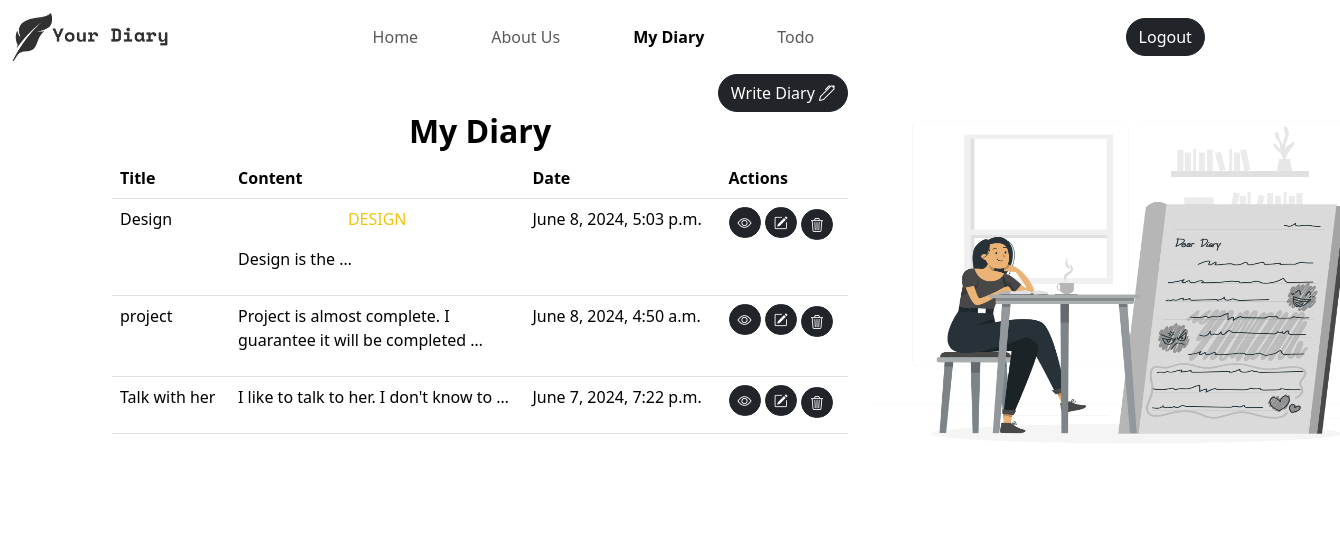
The app's page /my-diary/ (signed in) with its own data.
### diary/models.py (models this page shows, shortened)
class Page(models.Model):
    user = models.ForeignKey(User, on_delete=models.CASCADE)
    title = models.CharField(max_length=100)
    content = models.TextField()
    created_at = models.DateTimeField(auto_now_add=True)
    updated_at = models.DateTimeField(auto_now=True)

### diary/views.py (the view)
# urls.py: path("my-diary/", views.myDairy, name="myDiary"),
@login_required(login_url="login")
def myDairy(request):
	context = {}
	page_form = PageForm()
	context["page_form"] = page_form
	pages = Page.objects.filter(user=request.user).order_by('-created_at')
	context["pages"] = pages
	context['activeDiary']="active"
	return render(request, "myDiary.html", context)

### diary/templates/myDiary.html (shortened to what this page needs)
{% extends "base.html" %}
{% load static %}
{% block css %}
	<link rel="stylesheet" href="{% static "css/myDiary.css" %}">
{% endblock css %}
{% block body  %}
	<div class="container">
		<div class="row">
			<div class="col-sm-8 page-part">
				<div class="write-button">
					<a href="{% url "writePage" %}" class="btn btn-dark write-btn">Write Diary <i class="bi bi-pen"></i></a>
				</div>
				<div class="diary-header">
					<h4 class='heading text-center'>My Diary</h4>
				</div>
				<div class="diary-body">
					{% if pages %}
						<table class="table table-hover">
							<thead>
								<tr>
									<th>Title</th>
									<th>Content</th>
									<th>Date</th>
									<th>Actions</th>
								</tr>
							</thead>
							<tbody>
								{% for page in pages %}
									<tr>
										<td>{{page.title}}</td>
										<td class="page-content-col">{{page.content|truncatewords:10|safe}}</td>
										<td>{{page.created_at}}</td>
										<td>
											<a href="{% url "viewPage" page.id %}" class="btn btn-sm btn-dark mb-1"><i class="bi bi-eye"></i></a>
											<a href="{% url "updatePage" page.id %}" class="btn btn-sm btn-dark mb-1"><i class="bi bi-pencil-square"></i></a>
											<a href="" data-id="{{page.id}}" class="btn btn-sm btn-dark delete-btn"><i class="bi bi-trash3"></i></a>
										</td>
									</tr>
								{% endfor %}
							</tbody>
						</table>
					{% else %}
						<p class="text-center">No pages available! Write you first diary</p>
					{% endif %}
				</div>
			</div>
			<div class="col-sm-4">
				<div class="diary-image">
					<img src="{% static "media/Diary.png" %}" alt="" class="diary-img">
				</div>
			</div>
		</div>
	</div>
{% endblock body  %}

### diary/static/css/style.css (style rules this page uses)
.btn { border-radius: 30px !important; }

### diary/static/css/myDiary.css (style rules this page uses)
.diary-img { height: 27rem; width: 33rem; }
.heading { font-size: 2rem; font-weight: 700; color: #000; }
.write-button { display: flex; justify-content: flex-end; }
.page-content-col { width: 40%; }

### records on screen
Page: title "Design", content "DESIGN Design is the …", created_at "June 8, 2024, 5:03 p.m."
Page: title "project", content "Project is almost complete. I guarantee it will be completed …", created_at "June 8, 2024, 4:50 a.m."
Page: title "Talk with her", content "I like to talk to her. I don't know to …", created_at "June 7, 2024, 7:22 p.m."
